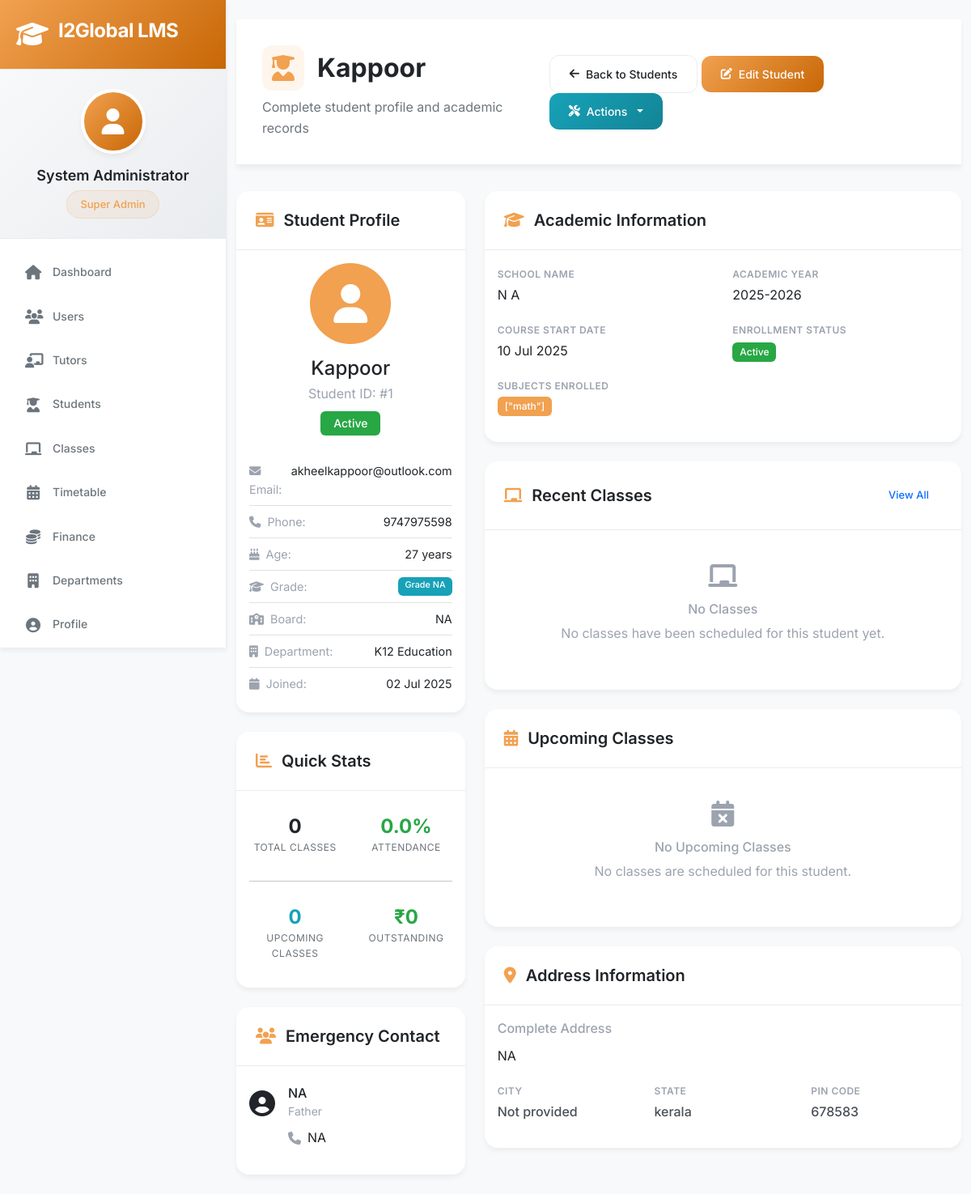
Page /admin/students/1 (signed in) on the earlier database version.
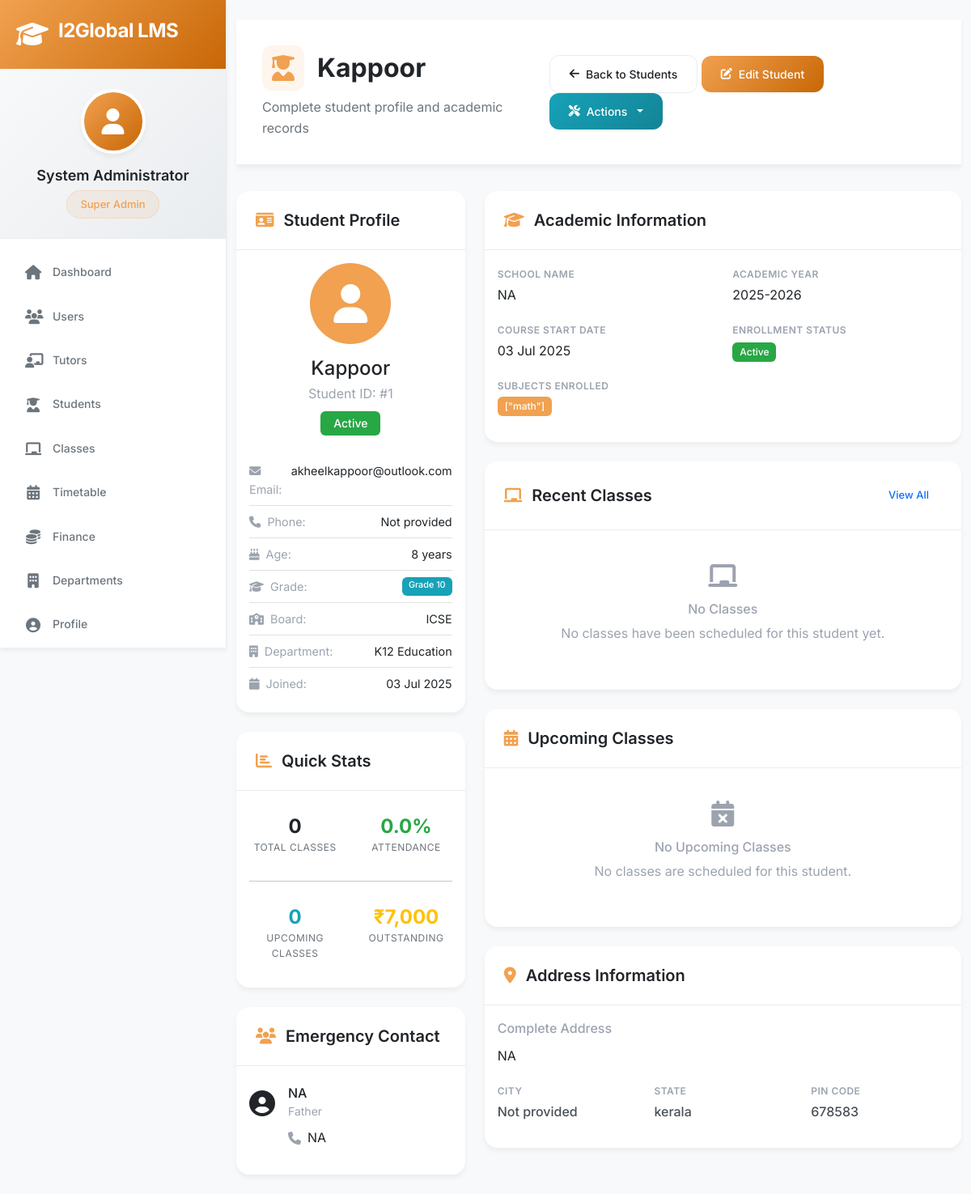
Same page on the later database version.
### app/models/student.py (models this page shows, shortened)
class Student(db.Model):
    __tablename__ = 'students'
    id = db.Column(db.Integer, primary_key=True)
    full_name = db.Column(db.String(100), nullable=False)
    email = db.Column(db.String(120), unique=True, nullable=False)
    phone = db.Column(db.String(20))
    date_of_birth = db.Column(db.Date)
    address = db.Column(db.Text)
    state = db.Column(db.String(50))
    pin_code = db.Column(db.String(10))
    grade = db.Column(db.String(10), nullable=False)
    board = db.Column(db.String(50), nullable=False)
    school_name = db.Column(db.String(200))
    academic_year = db.Column(db.String(20))
    course_start_date = db.Column(db.Date)
    parent_details = db.Column(db.Text)  # JSON with father and mother details
    academic_profile = db.Column(db.Text)  # JSON with learning preferences, hobbies, etc.
    subjects_enrolled = db.Column(db.Text)  # JSON array of subjects
    favorite_subjects = db.Column(db.Text)  # JSON array
    difficult_subjects = db.Column(db.Text)  # JSON array
    availability = db.Column(db.Text)  # JSON weekly schedule
    documents = db.Column(db.Text)  # JSON with document file paths
    department_id = db.Column(db.Integer, db.ForeignKey('departments.id'), nullable=False)
    relationship_manager = db.Column(db.String(100))  # RM name
    fee_structure = db.Column(db.Text)  # JSON with fee details
    is_active = db.Column(db.Boolean, default=True)
    enrollment_status = db.Column(db.String(20), default='active')  # active, paused, completed, dropped
    created_at = db.Column(db.DateTime, default=datetime.utcnow)
    last_class = db.Column(db.DateTime)
    total_classes = db.Column(db.Integer, default=0)
    attended_classes = db.Column(db.Integer, default=0)
    department = db.relationship('Department', backref='students', lazy=True)
    def get_parent_details(self):
        if self.parent_details:
            try:
                return json.loads(self.parent_details)
            except:
                return {}
        return {}
    def get_fee_structure(self):
        if self.fee_structure:
            try:
                return json.loads(self.fee_structure)
            except:
                return {}
        return {}
    def get_age(self):
        if self.date_of_birth:
            today = date.today()
            return today.year - self.date_of_birth.year - \
                   ((today.month, today.day) < (self.date_of_birth.month, self.date_of_birth.day))
        return None
    def get_primary_contact(self):
        parent_details = self.get_parent_details()
        if 'father' in parent_details and parent_details['father'].get('phone'):
            return {
                'name': parent_details['father'].get('name'),
                'phone': parent_details['father'].get('phone'),
                'email': parent_details['father'].get('email'),
                'relation': 'Father'
            }
        return None
    def calculate_outstanding_fees(self):
        fee_structure = self.get_fee_structure()
        if not fee_structure:
            return 0
        total_fee = fee_structure.get('total_fee', 0)
        amount_paid = fee_structure.get('amount_paid', 0)
        return max(0, total_fee - amount_paid)

### app/routes/admin.py (the view)
@bp.route('/students/<int:student_id>')
@login_required
@admin_required
def student_details(student_id):
    student = Student.query.get_or_404(student_id)
    if current_user.role == 'coordinator' and current_user.department_id != student.department_id:
        flash('Access denied. You can only view students from your department.', 'error')
        return redirect(url_for('admin.students'))
    student_classes = []
    all_classes = Class.query.order_by(Class.scheduled_date.desc()).all()
    for cls in all_classes:
        if student.id in cls.get_students():
            student_classes.append(cls)
    student_classes = student_classes[:20]  # Limit to recent 20 classes
    attendance_summary = Attendance.get_attendance_summary(student_id=student.id)
    upcoming_classes = []
    for cls in Class.query.filter(
        Class.scheduled_date >= date.today(),
        Class.status == 'scheduled'
    ).order_by(Class.scheduled_date, Class.scheduled_time).all():
        if student.id in cls.get_students():
            upcoming_classes.append(cls)
    upcoming_classes = upcoming_classes[:5]  # Next 5 classes
    return render_template('admin/student_details.html',
                         student=student,
                         classes=student_classes,
                         upcoming_classes=upcoming_classes,
                         attendance_summary=attendance_summary)

### app/models/attendance.py (called while the page is built, shortened)
    @staticmethod
    def get_attendance_summary(tutor_id=None, student_id=None, start_date=None, end_date=None):
        query = Attendance.query
        if tutor_id:
            query = query.filter_by(tutor_id=tutor_id)
        if student_id:
            query = query.filter_by(student_id=student_id)
        if start_date:
            query = query.filter(Attendance.class_date >= start_date)
        if end_date:
            query = query.filter(Attendance.class_date <= end_date)
        records = query.all()
        summary = {
            'total_classes': len(records),
            'present_count': 0,
            'absent_count': 0,
            'late_count': 0,
            'total_late_minutes': 0,
            'total_penalty': 0,
            'average_punctuality_score': 0
        }
        return summary

### app/models/user.py (called while the page is built, shortened)
@login.user_loader
def load_user(user_id):
    return User.query.get(int(user_id))

    def has_permission(self, permission):
        if self.role == 'superadmin':
            return True

### app/templates/admin/student_details.html (shortened to what the changed rows need)
{% extends "base.html" %}
{% block content %}
<div class="container-fluid py-4">
    <div class="page-header">
        <div class="d-flex justify-content-between align-items-center">
            <div>
                <h1 class="page-title">
                    <i class="fas fa-user-graduate"></i>
                    {{ student.full_name }}
                </h1>
                <p class="page-subtitle">Complete student profile and academic records</p>
            </div>
        </div>
    </div>
    <div class="row">
        <div class="col-lg-4">
            <div class="card mb-4">
                <div class="card-body">
                    <div class="text-center mb-4">
                        <div class="avatar-xl bg-primary text-white rounded-circle d-flex align-items-center justify-content-center mx-auto mb-3">
                            <i class="fas fa-user fa-3x"></i>
                        </div>
                        <h4 class="mb-1">{{ student.full_name }}</h4>
                        <p class="text-muted mb-2">Student ID: #{{ student.id }}</p>
                        <span class="badge badge-{{ 'success' if student.is_active else 'danger' }} badge-lg">
                            {{ 'Active' if student.is_active else 'Inactive' }}
                        </span>
                    </div>
                    <div class="student-info">
                        <div class="info-item d-flex justify-content-between py-2 border-bottom">
                            <span class="text-muted"><i class="fas fa-envelope me-2"></i>Email:</span>
                            <span>{{ student.email or 'Not provided' }}</span>
                        </div>
                        <div class="info-item d-flex justify-content-between py-2 border-bottom">
                            <span class="text-muted"><i class="fas fa-phone me-2"></i>Phone:</span>
                            <span>{{ student.phone or 'Not provided' }}</span>
                        </div>
                        <div class="info-item d-flex justify-content-between py-2 border-bottom">
                            <span class="text-muted"><i class="fas fa-birthday-cake me-2"></i>Age:</span>
                            <span>{{ student.get_age() or 'Not provided' }} years</span>
                        </div>
                        <div class="info-item d-flex justify-content-between py-2 border-bottom">
                            <span class="text-muted"><i class="fas fa-graduation-cap me-2"></i>Grade:</span>
                            <span class="badge badge-info">Grade {{ student.grade }}</span>
                        </div>
                        <div class="info-item d-flex justify-content-between py-2 border-bottom">
                            <span class="text-muted"><i class="fas fa-school me-2"></i>Board:</span>
                            <span>{{ student.board }}</span>
                        </div>
                        <div class="info-item d-flex justify-content-between py-2">
                            <span class="text-muted"><i class="fas fa-calendar me-2"></i>Joined:</span>
                            <span>{{ student.created_at.strftime('%d %b %Y') if student.created_at else 'Unknown' }}</span>
                        </div>
                    </div>
                </div>
            </div>
            <div class="card mb-4">
                <div class="card-body">
                    <div class="row text-center">
                        <div class="col-6">
                            <div class="stat-widget">
                                {% set fee_structure = student.get_fee_structure() %}
                                <div class="stat-number text-{{ 'success' if student.calculate_outstanding_fees() == 0 else 'warning' }}">
                                    ₹{{ "{:,.0f}".format(student.calculate_outstanding_fees()) }}
                                </div>
                                <div class="stat-label">Outstanding</div>
                            </div>
                        </div>
                    </div>
                </div>
            </div>
                    {% set primary_contact = student.get_primary_contact() %}
        </div>
        <div class="col-lg-8">
            <div class="card mb-4">
                <div class="card-body">
                    <div class="row">
                        <div class="col-md-6">
                            <div class="info-group mb-3">
                                <label class="form-label text-muted">School Name</label>
                                <p class="mb-0">{{ student.school_name or 'Not provided' }}</p>
                            </div>
                        </div>
                        <div class="col-md-6">
                            <div class="info-group mb-3">
                                <label class="form-label text-muted">Academic Year</label>
                                <p class="mb-0">{{ student.academic_year or 'Not provided' }}</p>
                            </div>
                        </div>
                    </div>
                    <div class="row">
                        <div class="col-md-6">
                            <div class="info-group mb-3">
                                <label class="form-label text-muted">Course Start Date</label>
                                <p class="mb-0">{{ student.course_start_date.strftime('%d %b %Y') if student.course_start_date else 'Not set' }}</p>
                            </div>
                        </div>
                        <div class="col-md-6">
                            <div class="info-group mb-3">
                                <p class="mb-0">
                                    <span class="badge badge-{{ 'success' if student.enrollment_status == 'active' else 'secondary' }}">
                                        {{ student.enrollment_status.title() if student.enrollment_status else 'Not set' }}
                                    </span>
                                </p>
                            </div>
                        </div>
                    </div>
                    <div class="info-group">
                        {% set subjects = student.subjects_enrolled.split(',') if student.subjects_enrolled else [] %}
                        {% if subjects %}
                        <div class="d-flex flex-wrap gap-2">
                            {% for subject in subjects %}
                            <span class="badge badge-primary">{{ subject.strip() }}</span>
                            {% endfor %}
                        </div>
                        {% else %}
                        <p class="text-muted mb-0">No subjects enrolled</p>
                        {% endif %}
                    </div>
                </div>
            </div>
            <div class="card">
                <div class="card-body">
                    <div class="address-info">
                        {% if student.address %}
                        <div class="mb-3">
                            <label class="form-label text-muted">Complete Address</label>
                            <p class="mb-0">{{ student.address }}</p>
                        </div>
                        <div class="row">
                            <div class="col-md-4">
                                <div class="info-group">
                                    <label class="form-label text-muted">City</label>
                                    <p class="mb-0">{{ student.city or 'Not provided' }}</p>
                                </div>
                            </div>
                            <div class="col-md-4">
                                <div class="info-group">
                                    <label class="form-label text-muted">State</label>
                                    <p class="mb-0">{{ student.state or 'Not provided' }}</p>
                                </div>
                            </div>
                            <div class="col-md-4">
                                <div class="info-group">
                                    <label class="form-label text-muted">Pin Code</label>
                                    <p class="mb-0">{{ student.pin_code or 'Not provided' }}</p>
                                </div>
                            </div>
                        </div>
                        {% else %}
                        <div class="text-center py-4">
                            <i class="fas fa-map fa-2x text-muted mb-3"></i>
                            <h6 class="text-muted">No Address Information</h6>
                            <p class="text-muted">Address information has not been provided.</p>
                        </div>
                        {% endif %}
                    </div>
                </div>
            </div>
        </div>
    </div>
</div>
{% endblock %}

Differences in the rows shown:
changed Student "[\"math\"]": phone "9747975598" → "Not provided"; date_of_birth "27" → "8"; grade "NA" → "10"; board "NA" → "ICSE"; created_at "02 Jul 2025" → "03 Jul 2025"; fee_structure "{\"total_fee\": 8000.0, \"amount_paid\": 10000.0, \"balance_amount\": -2000.0, \"payment_mode\": \"online\", \"payment_schedule\": \"monthly\"}" → "{\"total_fee\": 8000.0, \"amount_paid\": 1000.0, \"balance_amount\": 7000.0, \"payment_mode\": \"online\", \"payment_schedule\": \"monthly\"}" (drawn); calculate_outstanding_fees "0" → "7,000"; school_name "N A" → "NA"; course_start_date "10 Jul 2025" → "03 Jul 2025"
